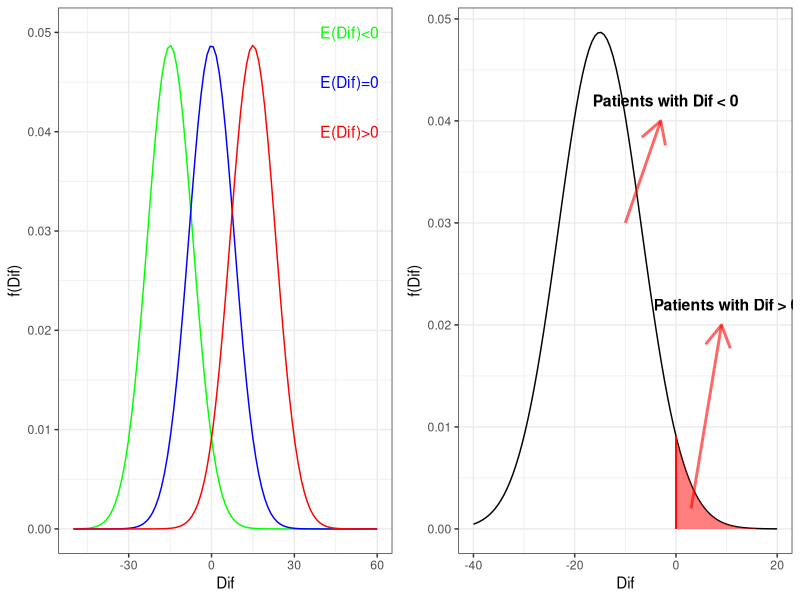
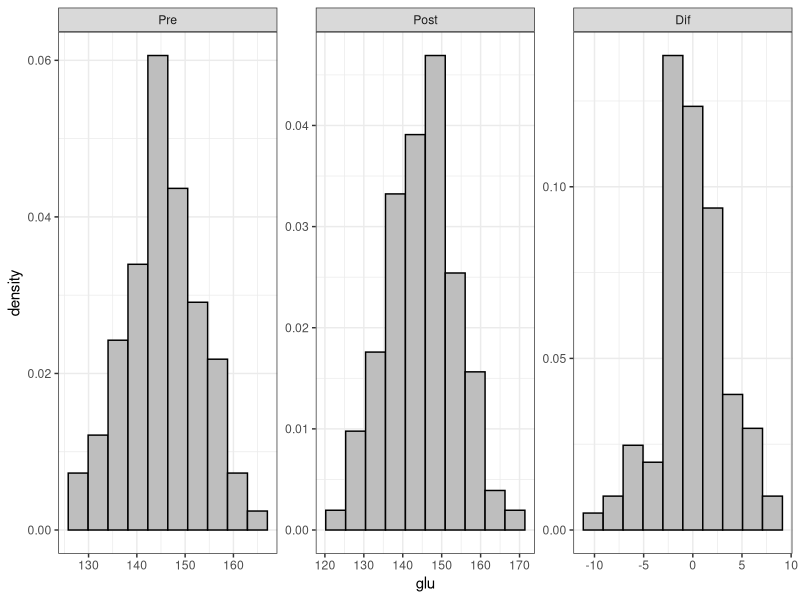
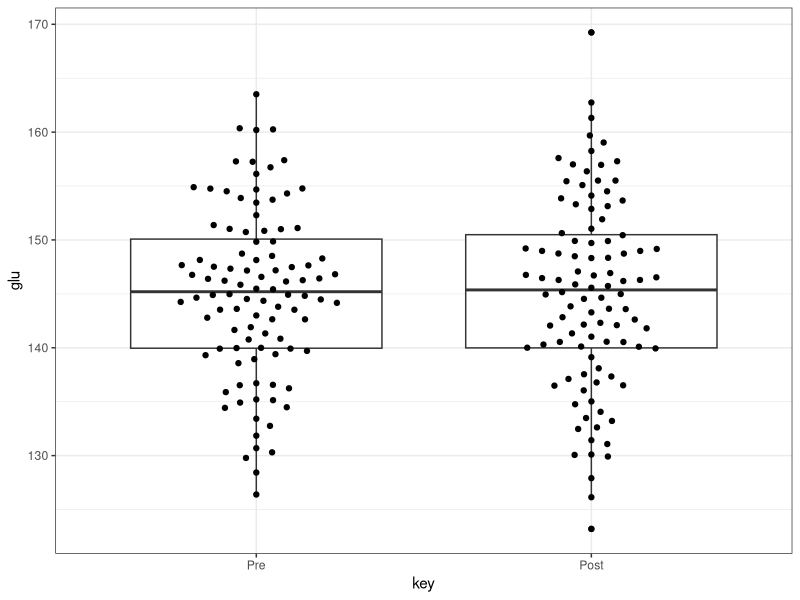
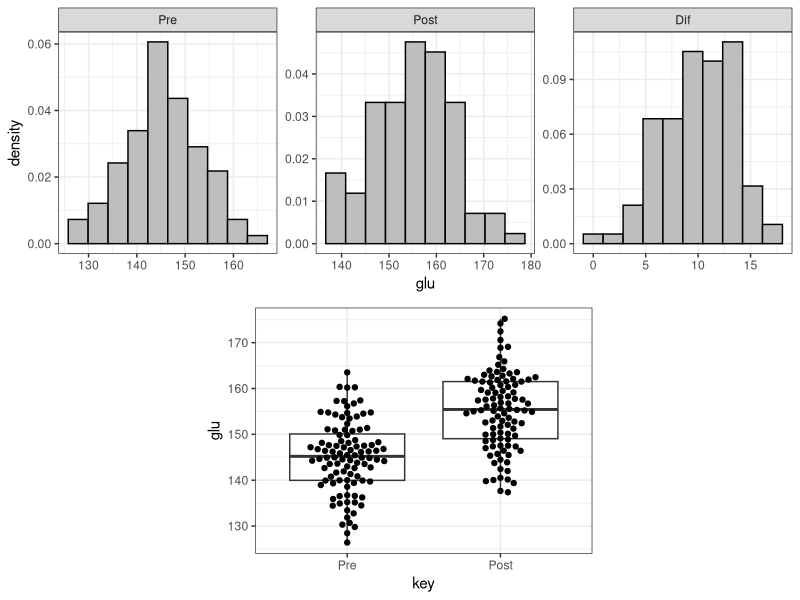
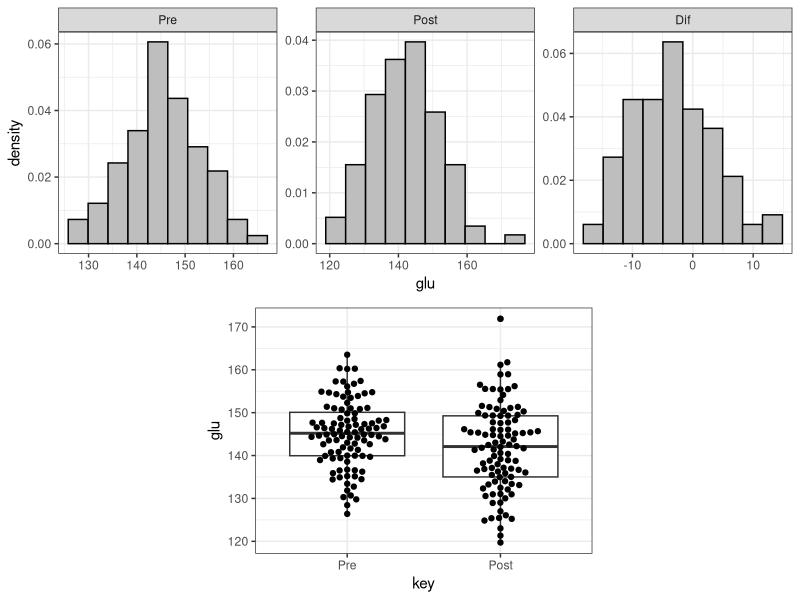
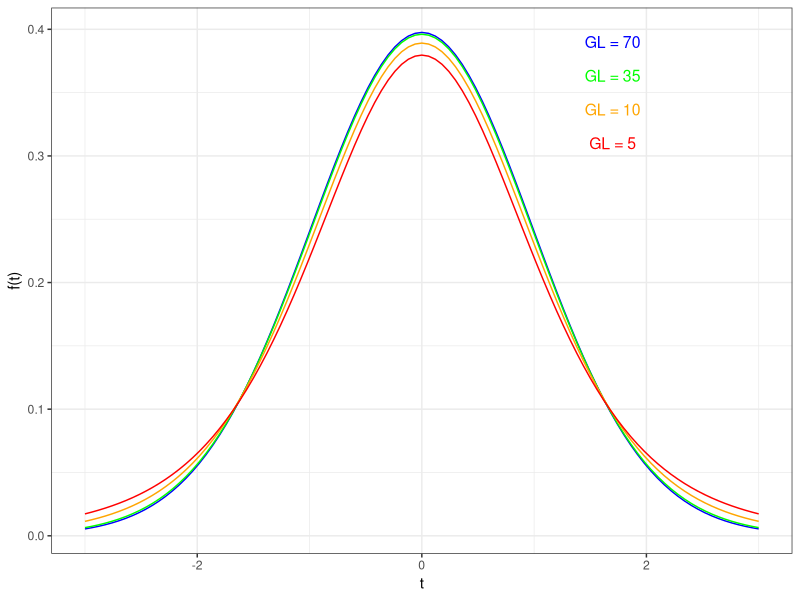
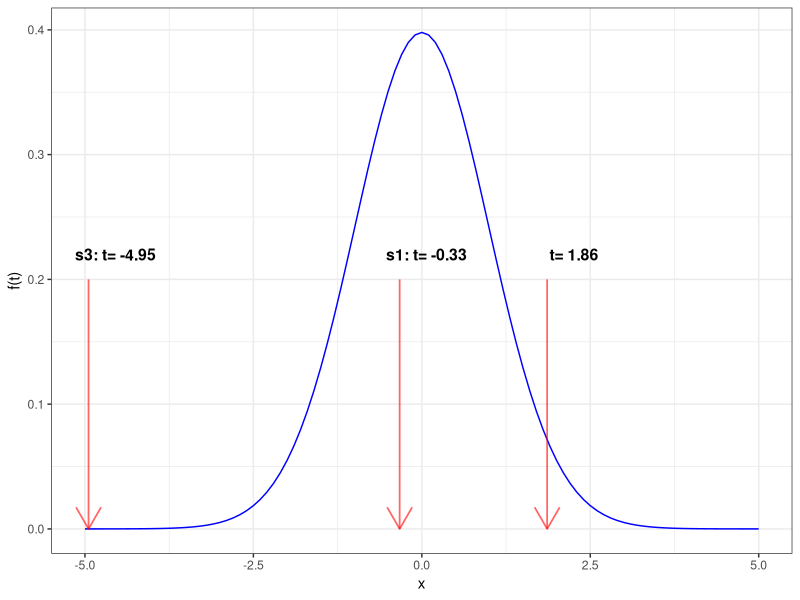

Write the R code that produced these figures, in order.
## ---- chunk 1
library(datasets)
library(tidyverse)
library(kableExtra)
library(knitr)
library(MASS)
library(boot)
library(carData)   
library(ggbeeswarm)

set.seed(150)
## ---- chunk 2
n<-100
mu_pre<-145
sd_pre<-7.5
sd_post<-3.3
pre<-rnorm(n,mu_pre,sd_pre)
post<-rnorm(n,100,sd_post)
data_pre_post1<-data.frame(Pre=pre,Post=post,Dif=post-pre)
kable_styling(kable(head(data_pre_post1,10)),"striped", position = "center")
## ---- chunk 3
sd_dif<-sqrt(7.5^2+3.3^2)
p1<-ggplot(data = data.frame(x = c(-50,60)), aes(x)) + ylab("f(Dif)")+xlab("Dif")+
  stat_function(fun = dnorm, args = list(mean = -15,sd=sd_dif),color="green")+
  stat_function(fun = dnorm, args = list(mean = 0,sd=sd_dif),color="blue")+
  stat_function(fun = dnorm, args = list(mean = 15,sd=sd_dif),color="red")+
  annotate("text", x = rep(50,3), y = seq(.05,.04,length.out = 3), 
           label = c("E(Dif)<0","E(Dif)=0","E(Dif)>0") , size=4 , 
           color=c("green","blue","red"))+
  theme_bw()

p2<-ggplot(data = data.frame(x = c(-40,20)), aes(x)) + ylab("f(Dif)")+xlab("Dif")+
  stat_function(fun = dnorm, args = list(mean = -15,sd=sd_dif))+
  geom_segment(aes(x=0,xend=0,y=0,yend=dnorm(0,-15,sd_dif)),color="red")+
  stat_function(fun = dnorm, args = list(mean=-15,sd=sd_dif),
                xlim = c(0,20),
                geom = "area",fill="red",alpha=0.5)+
  annotate("segment", x = 3, xend = 9, y =.002 , yend = .02, colour = "red", size=1, alpha=0.6, arrow=arrow())+
  annotate("text", x = c(10), y = c(.022), 
           label = "Patients with Dif > 0",size=4 , fontface="bold")+
  annotate("segment", x = -10, xend = -3, y =.03 , yend = .04, colour = "red", size=1, alpha=0.6, arrow=arrow())+
  annotate("text", x = c(-2), y = c(.042), 
           label = "Patients with Dif < 0",size=4 , fontface="bold")+
  theme_bw()
gridExtra::grid.arrange(grobs =list(p1,p2),nrow=1,ncol=2)
## ---- chunk 4
post1<-pre+rnorm(n,0,sd_post)
sample_dif1<-data.frame(Pre=pre,Post=post1,Dif=post1-pre)

sample_dif1%>%gather()%>%mutate(key=factor(key,levels=c("Pre","Post","Dif")))%>%ggplot(aes(x=value))+
  geom_histogram(aes(y = ..density..),bins=10,color="black",fill="grey")+
  facet_wrap(~key, scales = "free")+xlab("glu")+theme_bw()


## ---- chunk 5
sample_dif1%>%summary
## ---- chunk 6
sample_dif1$Dif%>%t.test()%>%{c(.$conf.int[1],.$conf.int[2])}
## ---- chunk 7

sample_dif1%>%gather()%>%filter(!key %in% "Dif") %>%
  mutate(key=factor(key,levels=c("Pre","Post")))%>%
  ggplot(aes(x=key,y=value))+
  geom_boxplot()+
 geom_beeswarm(priority='density',cex=2.5)+
  ylab("glu")+theme_bw()

## ---- chunk 8
post2<-pre+rnorm(n,10,sd_post)
sample_dif2<-data.frame(Pre=pre,Post=post2,Dif=post2-pre)

p1<-sample_dif2%>%gather()%>%mutate(key=factor(key,levels=c("Pre","Post","Dif")))%>%ggplot(aes(x=value))+
  geom_histogram(aes(y = ..density..),bins=10,color="black",fill="grey")+
  facet_wrap(~key, scales = "free")+xlab("glu")+theme_bw()

p2<-sample_dif2%>%gather()%>%filter(!key %in% "Dif") %>%
  mutate(key=factor(key,levels=c("Pre","Post")))%>%
  ggplot(aes(x=key,y=value))+
  geom_boxplot()+
 geom_beeswarm(priority='density',cex=2.5)+
  ylab("glu")+theme_bw()
gridExtra::grid.arrange(grobs =list(p1,p2),layout_matrix=matrix(c(1,1,1,1,3,2,2,4),byrow = T,nrow=2))

## ---- chunk 9
sample_dif2%>%summary
## ---- chunk 10
sample_dif2$Dif%>%t.test()%>%{c(.$conf.int[1],.$conf.int[2])}
## ---- chunk 11
post3<-pre+rnorm(n,-3,7)
sample_dif3<-data.frame(Pre=pre,Post=post3,Dif=post3-pre)

p1<-sample_dif3%>%gather()%>%mutate(key=factor(key,levels=c("Pre","Post","Dif")))%>%ggplot(aes(x=value))+
  geom_histogram(aes(y = ..density..),bins=10,color="black",fill="grey")+
  facet_wrap(~key, scales = "free")+xlab("glu")+theme_bw()

p2<-sample_dif3%>%gather()%>%filter(!key %in% "Dif") %>%
  mutate(key=factor(key,levels=c("Pre","Post")))%>%
  ggplot(aes(x=key,y=value))+
  geom_boxplot()+
 geom_beeswarm(priority='density',cex=2.5)+
  ylab("glu")+theme_bw()
gridExtra::grid.arrange(grobs =list(p1,p2),layout_matrix=matrix(c(1,1,1,1,3,2,2,4),byrow = T,nrow=2))

## ---- chunk 12
sample_dif3%>%summary
## ---- chunk 13
sample_dif3$Dif%>%t.test()%>%{c(.$conf.int[1],.$conf.int[2])}
## ---- chunk 14
ggplot(data = data.frame(x = c(-3, 3)), aes(x)) +
  stat_function(fun = dt, args = list(df = 70),color="blue")+ylab("f(t)")+xlab("t")+
  stat_function(fun = dt, args = list(df = 35),color="green")+
  stat_function(fun = dt, args = list(df = 10),color="orange")+
  stat_function(fun = dt, args = list(df = 5),color="red")+
  annotate("text", x = rep(1.7,4), y = seq(.39,.31,length.out = 4), 
           label = paste0("GL = ",c(70,35,10,5)) , size=4 , 
           color=c("blue","green","orange","red"))+
  theme_bw()
## ---- chunk 15
dif_list<-list(s1=sample_dif1$Dif,s2=sample_dif2$Dif,s3=sample_dif3$Dif)
t_df<-data.frame(Caso=1:3,t_obs=dif_list%>%map(~t.test(.))%>%map_dbl(~.$statistic))
t1<-kable(t_df)
kable_styling(t1,"striped", position = "center")

## ---- chunk 16
t_new<-1.86
t_toplot<-c(t_df$t_obs[-2],t_new)
ggplot(data = data.frame(x = c(-5, 5)), aes(x)) +
  stat_function(fun = dt, args = list(df = 99),color="blue")+ylab("f(t)")+
  annotate("segment", x = t_toplot, xend = t_toplot, 
           y = rep(0.2,length(t_df$t_obs[-2])+1), yend = rep(0,length(t_df$t_obs[-2])+1), colour = "red", size=.6, alpha=0.6, arrow=arrow())+
  annotate("text", x = t_toplot+.4, y = rep(0.22,3), 
           label = paste0(c("s1: t= ","s3: t= ", "t= "),round(t_toplot,2)), size=4 , fontface="bold")+
  theme_bw()
